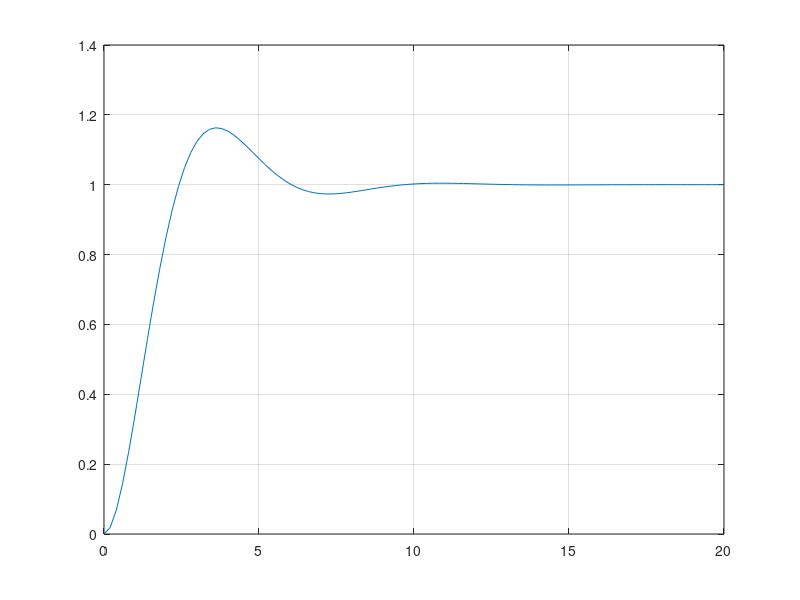
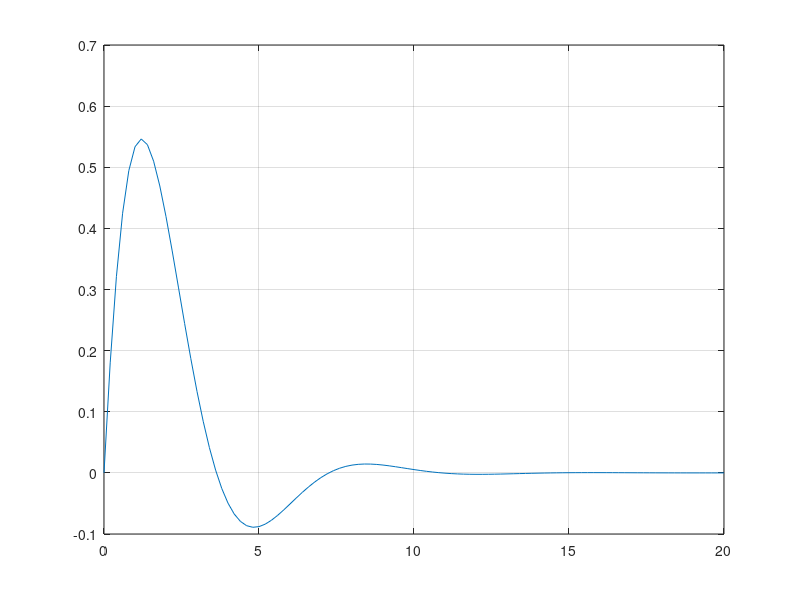
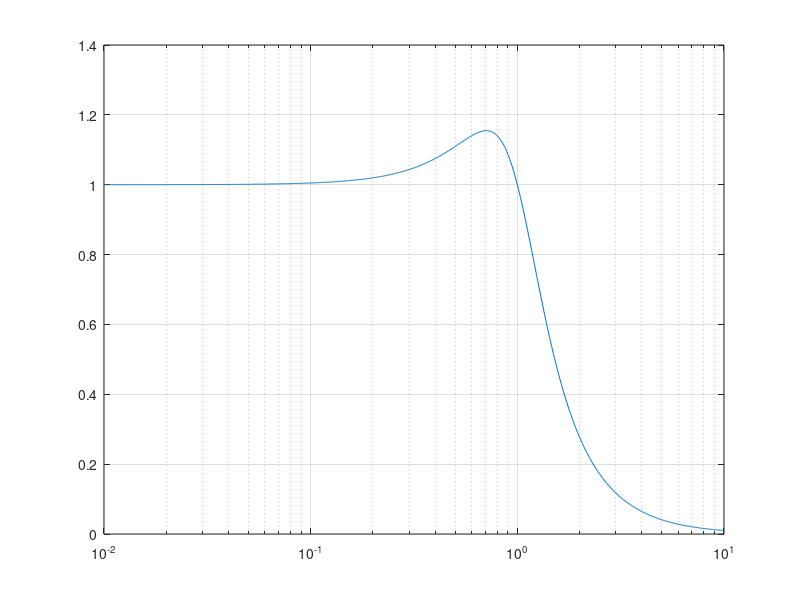
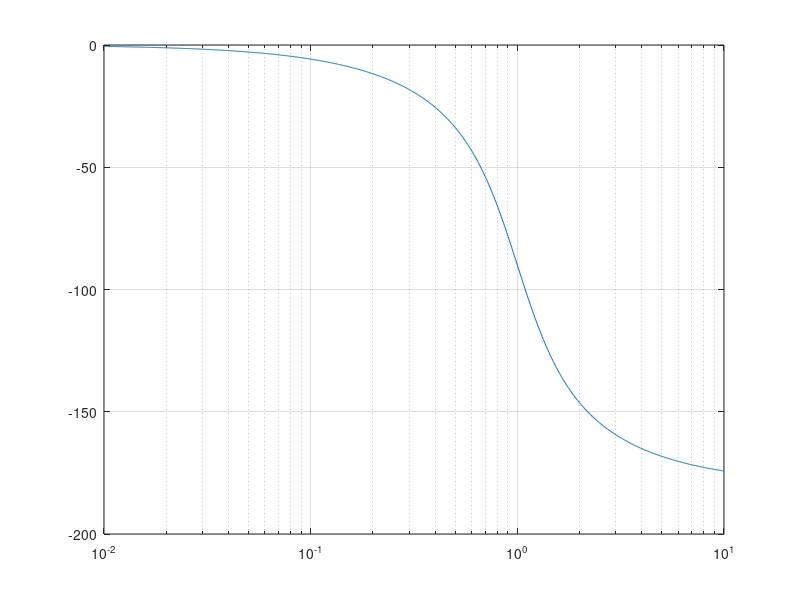

MATLAB code to generate these figures, in order:
numerador = [1];
denominador = [1 1 1];

Gs = tf(numerador, denominador);

[Step_y, Step_t] = step(Gs, 20);
[Impulse_y, Impulse_t] = impulse(Gs, 20);
[MagB, PhaB, FreqB] = bode(Gs);
[GM, GP, Wg, Wp] = margin(Gs);
[Re,Img,FreqN] = nyquist(Gs);
[r, k] = rlocus(Gs);
[MagN, PhaN, WN] = nichols(Gs);


GM = mag2db(GM);
Mag = mag2db(MagB);
MagN = mag2db(MagN);

figure(1)
plot(Step_t, Step_y)
grid()

figure(2)
plot(Impulse_t, Impulse_y)
grid()

figure(3)
semilogx(FreqB, squeeze(MagB))
grid()

figure(4)
semilogx(FreqB, squeeze(PhaB))
grid()

figure(5)
plot(squeeze(Re), squeeze(Img),squeeze(Re), squeeze(-Img))
grid()

figure(6)
index = size(r);
for i=1:index(1)
    plot(real(r(i,:)), imag(r(i,:)))
    hold on
end
xlim([-1, 0])
grid()
hold off

figure(7)
plot(squeeze(PhaN), squeeze(MagN))
grid()

[Impulse_y, Impulse_t] = impulse(Gs, 20);
[MagB, PhaB, FreqB] = bode(Gs);
[GM, GP, Wg, Wp] = margin(Gs);
[Re,Img,FreqN] = nyquist(Gs);
[r, k] = rlocus(Gs);
[MagN, PhaN, WN] = nichols(Gs);

set = 'S1';
save(strcat(set,'Step'),'Step_t','Step_y')
save(strcat(set,'Imp'),'Impulse_y','Impulse_t')
save(strcat(set,'Bode'),'MagB','PhaB','FreqB')
save(strcat(set,'Margin'),'GM','GP','Wg','Wp')
save(strcat(set,'Nyquist'),'Re','Img','FreqN')
save(strcat(set,'Rlocus'),'r','k')
save(strcat(set,'Nichols'),'MagN','PhaN','WN')
